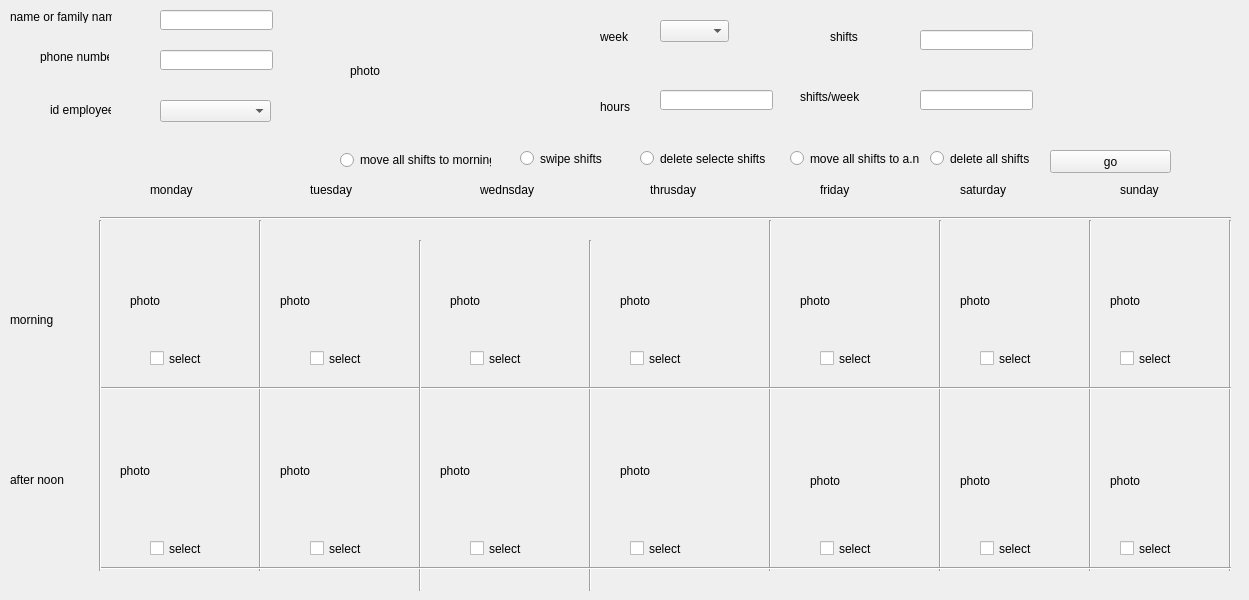
       <widget class="QWidget" name="tab_19">
        <attribute name="title">
         <string>modify</string>
        </attribute>
        <widget class="Line" name="line_23">
         <property name="geometry">
          <rect>
           <x>1080</x>
           <y>220</y>
           <width>20</width>
           <height>351</height>
          </rect>
         </property>
         <property name="orientation">
          <enum>Qt::Vertical</enum>
         </property>
        </widget>
        <widget class="QLabel" name="label_82">
         <property name="geometry">
          <rect>
           <x>820</x>
           <y>180</y>
           <width>61</width>
           <height>20</height>
          </rect>
         </property>
         <property name="text">
          <string>friday</string>
         </property>
        </widget>
        <widget class="QLabel" name="label_83">
         <property name="geometry">
          <rect>
           <x>800</x>
           <y>90</y>
           <width>69</width>
           <height>13</height>
          </rect>
         </property>
         <property name="text">
          <string>shifts/week</string>
         </property>
        </widget>
        <widget class="Line" name="line_24">
         <property name="geometry">
          <rect>
           <x>1220</x>
           <y>220</y>
           <width>20</width>
           <height>351</height>
          </rect>
         </property>
         <property name="orientation">
          <enum>Qt::Vertical</enum>
         </property>
        </widget>
        <widget class="QLabel" name="label_84">
         <property name="geometry">
          <rect>
           <x>10</x>
           <y>470</y>
           <width>61</width>
           <height>20</height>
          </rect>
         </property>
         <property name="text">
          <string>after noon</string>
         </property>
        </widget>
        <widget class="Line" name="line_25">
         <property name="geometry">
          <rect>
           <x>930</x>
           <y>220</y>
           <width>20</width>
           <height>351</height>
          </rect>
         </property>
         <property name="orientation">
          <enum>Qt::Vertical</enum>
         </property>
        </widget>
        <widget class="QLineEdit" name="lineEdit_56">
         <property name="geometry">
          <rect>
           <x>160</x>
           <y>50</y>
           <width>113</width>
           <height>20</height>
          </rect>
         </property>
        </widget>
        <widget class="Line" name="line_26">
         <property name="geometry">
          <rect>
           <x>250</x>
           <y>220</y>
           <width>20</width>
           <height>351</height>
          </rect>
         </property>
         <property name="orientation">
          <enum>Qt::Vertical</enum>
         </property>
        </widget>
        <widget class="QLabel" name="label_87">
         <property name="geometry">
          <rect>
           <x>350</x>
           <y>10</y>
           <width>101</width>
           <height>121</height>
          </rect>
         </property>
         <property name="text">
          <string>photo</string>
         </property>
        </widget>
        <widget class="Line" name="line_27">
         <property name="geometry">
          <rect>
           <x>580</x>
           <y>240</y>
           <width>20</width>
           <height>351</height>
          </rect>
         </property>
         <property name="orientation">
          <enum>Qt::Vertical</enum>
         </property>
        </widget>
        <widget class="QLabel" name="label_88">
         <property name="geometry">
          <rect>
           <x>50</x>
           <y>100</y>
           <width>61</width>
           <height>20</height>
          </rect>
         </property>
         <property name="text">
          <string>id employee</string>
         </property>
        </widget>
        <widget class="QLabel" name="label_91">
         <property name="geometry">
          <rect>
           <x>10</x>
           <y>310</y>
           <width>61</width>
           <height>20</height>
          </rect>
         </property>
         <property name="text">
          <string>morning</string>
         </property>
        </widget>
        <widget class="QLineEdit" name="lineEdit_58">
         <property name="geometry">
          <rect>
           <x>920</x>
           <y>90</y>
           <width>113</width>
           <height>20</height>
          </rect>
         </property>
        </widget>
        <widget class="QLabel" name="label_92">
         <property name="geometry">
          <rect>
           <x>150</x>
           <y>180</y>
           <width>61</width>
           <height>20</height>
          </rect>
         </property>
         <property name="text">
          <string>monday</string>
         </property>
        </widget>
        <widget class="QLabel" name="label_94">
         <property name="geometry">
          <rect>
           <x>600</x>
           <y>30</y>
           <width>69</width>
           <height>13</height>
          </rect>
         </property>
         <property name="text">
          <string>week</string>
         </property>
        </widget>
        <widget class="QLabel" name="label_95">
         <property name="geometry">
          <rect>
           <x>650</x>
           <y>180</y>
           <width>61</width>
           <height>20</height>
          </rect>
         </property>
         <property name="text">
          <string>thrusday</string>
         </property>
        </widget>
        <widget class="QLabel" name="label_97">
         <property name="geometry">
          <rect>
           <x>960</x>
           <y>180</y>
           <width>61</width>
           <height>20</height>
          </rect>
         </property>
         <property name="text">
          <string>saturday</string>
         </property>
        </widget>
        <widget class="QLabel" name="label_98">
         <property name="geometry">
          <rect>
           <x>10</x>
           <y>10</y>
           <width>102</width>
           <height>13</height>
          </rect>
         </property>
         <property name="text">
          <string>name or family name </string>
         </property>
        </widget>
        <widget class="QLineEdit" name="lineEdit_63">
         <property name="geometry">
          <rect>
           <x>660</x>
           <y>90</y>
           <width>113</width>
           <height>20</height>
          </rect>
         </property>
        </widget>
        <widget class="QLabel" name="label_99">
         <property name="geometry">
          <rect>
           <x>480</x>
           <y>180</y>
           <width>61</width>
           <height>20</height>
          </rect>
         </property>
         <property name="text">
          <string>wednsday</string>
         </property>
        </widget>
        <widget class="QLineEdit" name="lineEdit_64">
         <property name="geometry">
          <rect>
           <x>160</x>
           <y>10</y>
           <width>113</width>
           <height>20</height>
          </rect>
         </property>
        </widget>
        <widget class="Line" name="line_28">
         <property name="geometry">
          <rect>
           <x>100</x>
           <y>210</y>
           <width>1131</width>
           <height>16</height>
          </rect>
         </property>
         <property name="orientation">
          <enum>Qt::Horizontal</enum>
         </property>
        </widget>
        <widget class="QLabel" name="label_103">
         <property name="geometry">
          <rect>
           <x>40</x>
           <y>50</y>
           <width>69</width>
           <height>13</height>
          </rect>
         </property>
         <property name="text">
          <string>phone number</string>
         </property>
        </widget>
        <widget class="QLabel" name="label_104">
         <property name="geometry">
          <rect>
           <x>830</x>
           <y>30</y>
           <width>69</width>
           <height>13</height>
          </rect>
         </property>
         <property name="text">
          <string>shifts</string>
         </property>
        </widget>
        <widget class="Line" name="line_29">
         <property name="geometry">
          <rect>
           <x>760</x>
           <y>220</y>
           <width>20</width>
           <height>351</height>
          </rect>
         </property>
         <property name="orientation">
          <enum>Qt::Vertical</enum>
         </property>
        </widget>
        <widget class="QLabel" name="label_105">
         <property name="geometry">
          <rect>
           <x>1120</x>
           <y>180</y>
           <width>61</width>
           <height>20</height>
          </rect>
         </property>
         <property name="text">
          <string>sunday</string>
         </property>
        </widget>
        <widget class="QComboBox" name="comboBox_10">
         <property name="geometry">
          <rect>
           <x>160</x>
           <y>100</y>
           <width>111</width>
           <height>22</height>
          </rect>
         </property>
        </widget>
        <widget class="QLineEdit" name="lineEdit_67">
         <property name="geometry">
          <rect>
           <x>920</x>
           <y>30</y>
           <width>113</width>
           <height>20</height>
          </rect>
         </property>
        </widget>
        <widget class="QComboBox" name="comboBox_11">
         <property name="geometry">
          <rect>
           <x>660</x>
           <y>20</y>
           <width>69</width>
           <height>22</height>
          </rect>
         </property>
        </widget>
        <widget class="Line" name="line_30">
         <property name="geometry">
          <rect>
           <x>100</x>
           <y>380</y>
           <width>1131</width>
           <height>16</height>
          </rect>
         </property>
         <property name="orientation">
          <enum>Qt::Horizontal</enum>
         </property>
        </widget>
        <widget class="QLabel" name="label_107">
         <property name="geometry">
          <rect>
           <x>310</x>
           <y>180</y>
           <width>61</width>
           <height>20</height>
          </rect>
         </property>
         <property name="text">
          <string>tuesday</string>
         </property>
        </widget>
        <widget class="Line" name="line_31">
         <property name="geometry">
          <rect>
           <x>410</x>
           <y>240</y>
           <width>20</width>
           <height>351</height>
          </rect>
         </property>
         <property name="orientation">
          <enum>Qt::Vertical</enum>
         </property>
        </widget>
        <widget class="QLabel" name="label_109">
         <property name="geometry">
          <rect>
           <x>600</x>
           <y>100</y>
           <width>69</width>
           <height>13</height>
          </rect>
         </property>
         <property name="text">
          <string>hours </string>
         </property>
        </widget>
        <widget class="Line" name="line_32">
         <property name="geometry">
          <rect>
           <x>100</x>
           <y>560</y>
           <width>1131</width>
           <height>16</height>
          </rect>
         </property>
         <property name="orientation">
          <enum>Qt::Horizontal</enum>
         </property>
        </widget>
        <widget class="Line" name="line_33">
         <property name="geometry">
          <rect>
           <x>90</x>
           <y>220</y>
           <width>20</width>
           <height>351</height>
          </rect>
         </property>
         <property name="orientation">
          <enum>Qt::Vertical</enum>
         </property>
        </widget>
        <widget class="QLabel" name="label_89">
         <property name="geometry">
          <rect>
           <x>130</x>
           <y>240</y>
           <width>101</width>
           <height>121</height>
          </rect>
         </property>
         <property name="text">
          <string>photo</string>
         </property>
        </widget>
        <widget class="QLabel" name="label_90">
         <property name="geometry">
          <rect>
           <x>120</x>
           <y>410</y>
           <width>101</width>
           <height>121</height>
          </rect>
         </property>
         <property name="text">
          <string>photo</string>
         </property>
        </widget>
        <widget class="QLabel" name="label_93">
         <property name="geometry">
          <rect>
           <x>280</x>
           <y>240</y>
           <width>101</width>
           <height>121</height>
          </rect>
         </property>
         <property name="text">
          <string>photo</string>
         </property>
        </widget>
        <widget class="QLabel" name="label_96">
         <property name="geometry">
          <rect>
           <x>280</x>
           <y>410</y>
           <width>101</width>
           <height>121</height>
          </rect>
         </property>
         <property name="text">
          <string>photo</string>
         </property>
        </widget>
        <widget class="QLabel" name="label_100">
         <property name="geometry">
          <rect>
           <x>450</x>
           <y>240</y>
           <width>101</width>
           <height>121</height>
          </rect>
         </property>
         <property name="text">
          <string>photo</string>
         </property>
        </widget>
        <widget class="QLabel" name="label_101">
         <property name="geometry">
          <rect>
           <x>440</x>
           <y>410</y>
           <width>101</width>
           <height>121</height>
          </rect>
         </property>
         <property name="text">
          <string>photo</string>
         </property>
        </widget>
        <widget class="QLabel" name="label_102">
         <property name="geometry">
          <rect>
           <x>620</x>
           <y>240</y>
           <width>101</width>
           <height>121</height>
          </rect>
         </property>
         <property name="text">
          <string>photo</string>
         </property>
        </widget>
        <widget class="QLabel" name="label_106">
         <property name="geometry">
          <rect>
           <x>620</x>
           <y>410</y>
           <width>101</width>
           <height>121</height>
          </rect>
         </property>
         <property name="text">
          <string>photo</string>
         </property>
        </widget>
        <widget class="QLabel" name="label_108">
         <property name="geometry">
          <rect>
           <x>800</x>
           <y>240</y>
           <width>101</width>
           <height>121</height>
          </rect>
         </property>
         <property name="text">
          <string>photo</string>
         </property>
        </widget>
        <widget class="QLabel" name="label_178">
         <property name="geometry">
          <rect>
           <x>810</x>
           <y>420</y>
           <width>101</width>
           <height>121</height>
          </rect>
         </property>
         <property name="text">
          <string>photo</string>
         </property>
        </widget>
        <widget class="QLabel" name="label_179">
         <property name="geometry">
          <rect>
           <x>960</x>
           <y>240</y>
           <width>101</width>
           <height>121</height>
          </rect>
         </property>
         <property name="text">
          <string>photo</string>
         </property>
        </widget>
        <widget class="QLabel" name="label_180">
         <property name="geometry">
          <rect>
           <x>960</x>
           <y>420</y>
           <width>101</width>
           <height>121</height>
          </rect>
         </property>
         <property name="text">
          <string>photo</string>
         </property>
        </widget>
        <widget class="QLabel" name="label_181">
         <property name="geometry">
          <rect>
           <x>1110</x>
           <y>240</y>
           <width>101</width>
           <height>121</height>
          </rect>
         </property>
         <property name="text">
          <string>photo</string>
         </property>
        </widget>
        <widget class="QLabel" name="label_182">
         <property name="geometry">
          <rect>
           <x>1110</x>
           <y>420</y>
           <width>101</width>
           <height>121</height>
          </rect>
         </property>
         <property name="text">
          <string>photo</string>
         </property>
        </widget>
        <widget class="QCheckBox" name="checkBox">
         <property name="geometry">
          <rect>
           <x>150</x>
           <y>350</y>
           <width>70</width>
           <height>17</height>
          </rect>
         </property>
         <property name="text">
          <string>select</string>
         </property>
        </widget>
        <widget class="QCheckBox" name="checkBox_2">
         <property name="geometry">
          <rect>
           <x>150</x>
           <y>540</y>
           <width>70</width>
           <height>17</height>
          </rect>
         </property>
         <property name="text">
          <string>select</string>
         </property>
        </widget>
        <widget class="QCheckBox" name="checkBox_3">
         <property name="geometry">
          <rect>
           <x>310</x>
           <y>350</y>
           <width>70</width>
           <height>17</height>
          </rect>
         </property>
         <property name="text">
          <string>select</string>
         </property>
        </widget>
        <widget class="QCheckBox" name="checkBox_4">
         <property name="geometry">
          <rect>
           <x>310</x>
           <y>540</y>
           <width>70</width>
           <height>17</height>
          </rect>
         </property>
         <property name="text">
          <string>select</string>
         </property>
        </widget>
        <widget class="QCheckBox" name="checkBox_5">
         <property name="geometry">
          <rect>
           <x>470</x>
           <y>350</y>
           <width>70</width>
           <height>17</height>
          </rect>
         </property>
         <property name="text">
          <string>select</string>
         </property>
        </widget>
        <widget class="QCheckBox" name="checkBox_6">
         <property name="geometry">
          <rect>
           <x>470</x>
           <y>540</y>
           <width>70</width>
           <height>17</height>
          </rect>
         </property>
         <property name="text">
          <string>select</string>
         </property>
        </widget>
        <widget class="QCheckBox" name="checkBox_7">
         <property name="geometry">
          <rect>
           <x>630</x>
           <y>540</y>
           <width>70</width>
           <height>17</height>
          </rect>
         </property>
         <property name="text">
          <string>select</string>
         </property>
        </widget>
        <widget class="QCheckBox" name="checkBox_8">
         <property name="geometry">
          <rect>
           <x>630</x>
           <y>350</y>
           <width>70</width>
           <height>17</height>
          </rect>
         </property>
         <property name="text">
          <string>select</string>
         </property>
        </widget>
        <widget class="QCheckBox" name="checkBox_9">
         <property name="geometry">
          <rect>
           <x>820</x>
           <y>350</y>
           <width>70</width>
           <height>17</height>
          </rect>
         </property>
         <property name="text">
          <string>select</string>
         </property>
        </widget>
        <widget class="QCheckBox" name="checkBox_10">
         <property name="geometry">
          <rect>
           <x>820</x>
           <y>540</y>
           <width>70</width>
           <height>17</height>
          </rect>
         </property>
         <property name="text">
          <string>select</string>
         </property>
        </widget>
        <widget class="QCheckBox" name="checkBox_11">
         <property name="geometry">
          <rect>
           <x>980</x>
           <y>540</y>
           <width>70</width>
           <height>17</height>
          </rect>
         </property>
         <property name="text">
          <string>select</string>
         </property>
        </widget>
        <widget class="QCheckBox" name="checkBox_12">
         <property name="geometry">
          <rect>
           <x>980</x>
           <y>350</y>
           <width>70</width>
           <height>17</height>
          </rect>
         </property>
         <property name="text">
          <string>select</string>
         </property>
        </widget>
        <widget class="QCheckBox" name="checkBox_13">
         <property name="geometry">
          <rect>
           <x>1120</x>
           <y>350</y>
           <width>70</width>
           <height>17</height>
          </rect>
         </property>
         <property name="text">
          <string>select</string>
         </property>
        </widget>
        <widget class="QCheckBox" name="checkBox_14">
         <property name="geometry">
          <rect>
           <x>1120</x>
           <y>540</y>
           <width>70</width>
           <height>17</height>
          </rect>
         </property>
         <property name="text">
          <string>select</string>
         </property>
        </widget>
        <widget class="QPushButton" name="pushButton_33">
         <property name="geometry">
          <rect>
           <x>1050</x>
           <y>150</y>
           <width>121</width>
           <height>23</height>
          </rect>
         </property>
         <property name="text">
          <string>go</string>
         </property>
        </widget>
        <widget class="QRadioButton" name="radioButton">
         <property name="geometry">
          <rect>
           <x>520</x>
           <y>150</y>
           <width>82</width>
           <height>17</height>
          </rect>
         </property>
         <property name="text">
          <string>swipe shifts</string>
         </property>
        </widget>
        <widget class="QRadioButton" name="radioButton_2">
         <property name="geometry">
          <rect>
           <x>640</x>
           <y>150</y>
           <width>131</width>
           <height>17</height>
          </rect>
         </property>
         <property name="text">
          <string>delete selecte shifts</string>
         </property>
        </widget>
        <widget class="QRadioButton" name="radioButton_3">
         <property name="geometry">
          <rect>
           <x>790</x>
           <y>150</y>
           <width>131</width>
           <height>17</height>
          </rect>
         </property>
         <property name="text">
          <string>move all shifts to a.n</string>
         </property>
        </widget>
        <widget class="QRadioButton" name="radioButton_4">
         <property name="geometry">
          <rect>
           <x>930</x>
           <y>150</y>
           <width>131</width>
           <height>17</height>
          </rect>
         </property>
         <property name="text">
          <string>delete all shifts</string>
         </property>
        </widget>
        <widget class="QRadioButton" name="radioButton_5">
         <property name="geometry">
          <rect>
           <x>340</x>
           <y>150</y>
           <width>151</width>
           <height>20</height>
          </rect>
         </property>
         <property name="text">
          <string>move all shifts to morning</string>
         </property>
        </widget>
       </widget>
